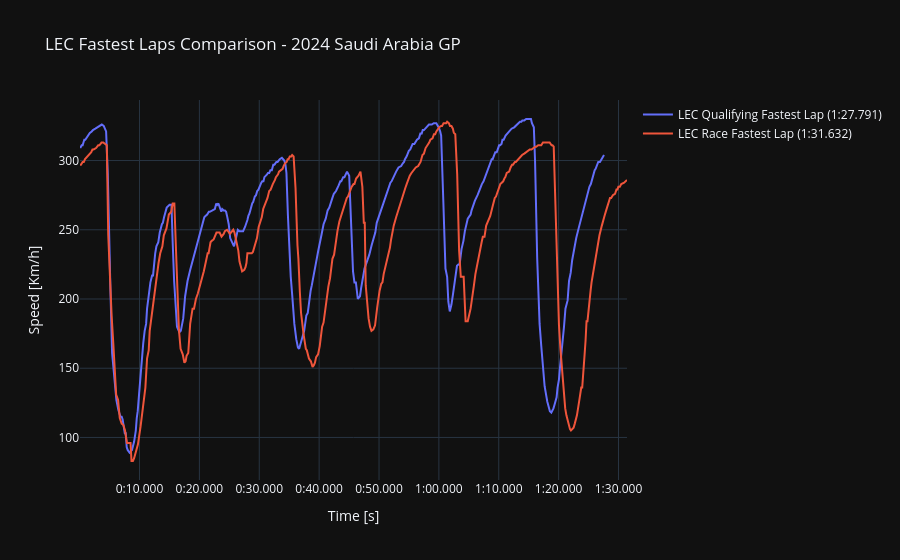

Notebook code for this chart:
### Code cell
import fastf1
from fastf1 import get_session, plotting
import plotly.graph_objects as go
import matplotlib.pyplot as plt

# Setup Fast F1 with your specified cache path
cache_path = r"C:\Users\moses_y\OneDrive\Desktop\ML Projects\F1 Trial"
fastf1.Cache.enable_cache(cache_path)
plotting.setup_mpl()

def format_timedelta(seconds):
    # Given total seconds, returns formatted string mm:ss.sss
    minutes = int(seconds // 60)
    seconds = seconds % 60
    return f"{minutes}:{seconds:06.3f}"

def plot_fastest_laps(year, grand_prix, session_quali, session_race, drivers, use_plotly=True):
    quali_session = get_session(year, grand_prix, session_quali)
    quali_session.load()
    
    race_session = get_session(year, grand_prix, session_race)
    race_session.load()
    
    if use_plotly:
        fig = go.Figure()
    else:
        plt.figure(figsize=(20, 10))

    for driver in drivers:
        # Fetch and check data for both sessions
        for session, session_name in zip([quali_session, race_session], ['Qualifying', 'Race']):
            fastest_lap = session.laps.pick_driver(driver).pick_fastest()
            
            if fastest_lap is not None and not fastest_lap.empty:
                car_data = fastest_lap.get_car_data()
                times = [t.total_seconds() for t in car_data['Time']]
                speeds = car_data['Speed']
                lap_time = format_timedelta(fastest_lap['LapTime'].total_seconds())

                if use_plotly:
                    fig.add_trace(go.Scatter(x=times, y=speeds, mode='lines', name=f'{driver} {session_name} Fastest Lap ({lap_time})'))
                else:
                    plt.plot(times, speeds, label=f'{driver} {session_name} Fastest Lap ({lap_time})')
    
    if use_plotly:
        # Define tick values for the x-axis (every 10 seconds)
        max_time = max([t for session_data in [quali_session, race_session] for t in session_data.laps.pick_driver(driver).get_car_data()['Time']])
        max_t = max_time.total_seconds()
        tickvals = [i for i in range(0, int(max_t) + 10, 10)]
        ticktext = [format_timedelta(i) for i in tickvals]
        
        fig.update_layout(
            title=f'{", ".join(drivers)} Fastest Laps Comparison - {year} {grand_prix} GP',
            xaxis=dict(title='Time [s]', tickmode='array', tickvals=tickvals, ticktext=ticktext),
            yaxis=dict(title='Speed [Km/h]'),
            template='plotly_dark'
        )
        fig.show()
    else:
        # Matplotlib plotting
        plt.xlabel('Time [s]')
        plt.ylabel('Speed [Km/h]')
        plt.title(f'{", ".join(drivers)} Fastest Laps Comparison - {year} {grand_prix} GP')
        plt.legend()
        plt.show()

# Example usage for Plotly
plot_fastest_laps(2024, 'Saudi Arabia', 'Q', 'R', ['LEC'], use_plotly=True)

# Example usage for Matplotlib
plot_fastest_laps(2024, 'Saudi Arabia', 'Q', 'R', ['LEC'], use_plotly=False)

### Figure 1 — Plotly figure (JSON) as saved in the notebook; plotly's stock layout.template omitted (floating-point values rounded to 4 significant figures; data arrays with more than 128 entries replaced by an {"elided": "..."} marker saying what was removed)
{"data": [{"mode": "lines", "name": "LEC Qualifying Fastest Lap (1:27.791)", "type": "scatter", "x": {"elided": "333 float values"}, "y": {"elided": "333 int values"}}, {"mode": "lines", "name": "LEC Race Fastest Lap (1:31.632)", "type": "scatter", "x": {"elided": "355 float values"}, "y": {"elided": "355 int values"}}], "layout": {"title": {"text": "LEC Fastest Laps Comparison - 2024 Saudi Arabia GP"}, "xaxis": {"tickmode": "array", "ticktext": {"elided": "488 str values"}, "tickvals": {"elided": "488 int values"}, "title": {"text": "Time [s]"}}, "yaxis": {"title": {"text": "Speed [Km/h]"}}}}
